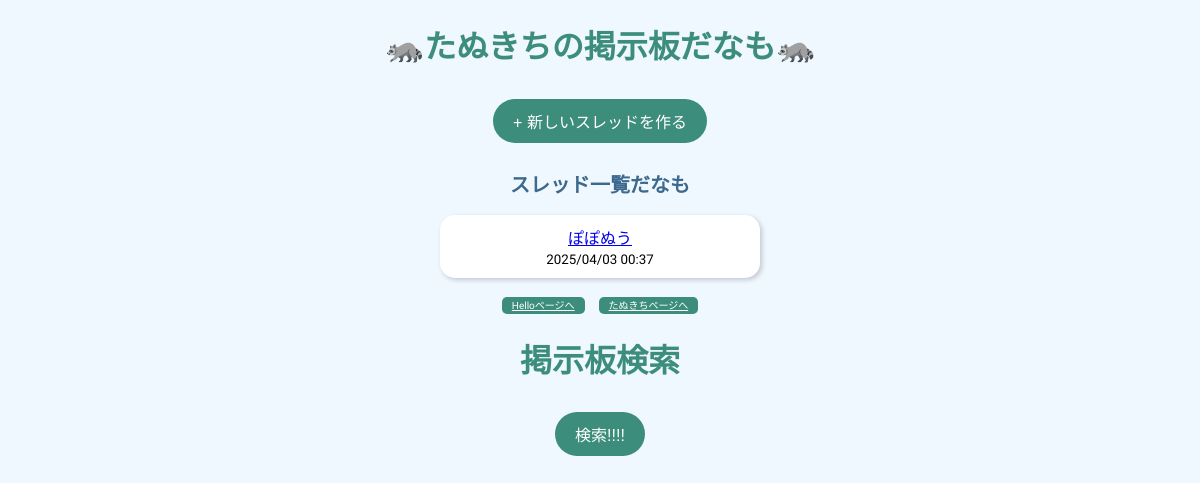
/, run on an earlier commit of the app's database.
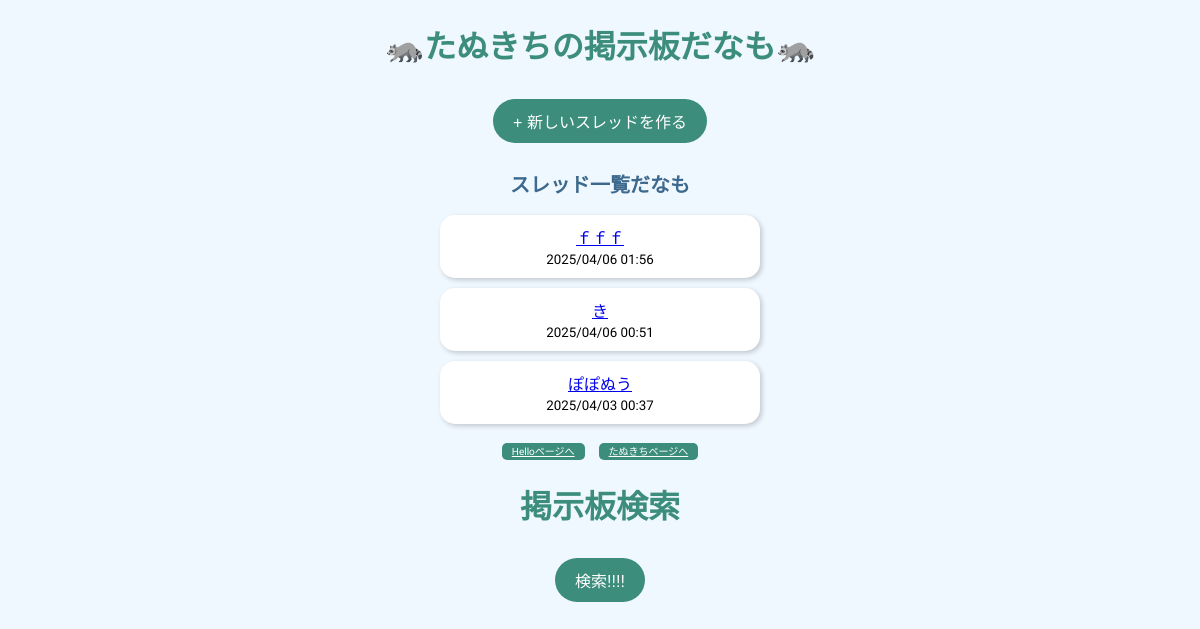
And on a later commit of the database.
### board/models.py (models this page shows, shortened)
class Thread(models.Model):
    title = models.CharField(max_length=100)
    created_at = models.DateTimeField(auto_now_add=True)

### board/views.py (the view)
# urls.py: path('', views.thread_list, name='thread_list'),
def thread_list(request):
    print('メインぺージを読み込むだなも！')
    message = "たぬきちの掲示板へようこそだなも！"
    print(message)
    threads = Thread.objects.all().order_by('-created_at')
    return render(request, 'board/thread_list.html', {'threads': threads, 'message': message})

### board/templates/board/thread_list.html (shortened to what this page needs)
<!DOCTYPE html>
<html lang="ja">
<head>
</head>
<body>
    <h1> 🦝たぬきちの掲示板だなも🦝</h1>
    <form action="{% url 'board:thread_create' %}" method="get">
        <button class="button" type="submit">+ 新しいスレッドを作る</button>
    </form>
    <h2>スレッド一覧だなも</h2>
    <ul class="thread-list">
        {% for thread in threads %}
            <li class="thread-item">
                <a href="{% url 'board:thread_detail' thread_id=thread.id %}">
                    {{ thread.title }}
                </a><br>
                <small>{{ thread.created_at|date:"Y/m/d H:i" }}</small>
            </li>
        {% empty %}
            <li>まだスレッドがないだなも。</li>
        {% endfor %}
    </ul>
    <a href="{% url 'board:hello' %}" class="button-link">Helloページへ</a>
    <a href="{% url 'board:tanukiti' %}" class="button-link">たぬきちページへ</a>
    {% include "board/search.html" %}
</body>
</html>

What changed in the data, as far as the page shows it:
added Thread: title "ｆｆｆ", created_at "2025/04/06 01:56"
added Thread: title "き", created_at "2025/04/06 00:51"
